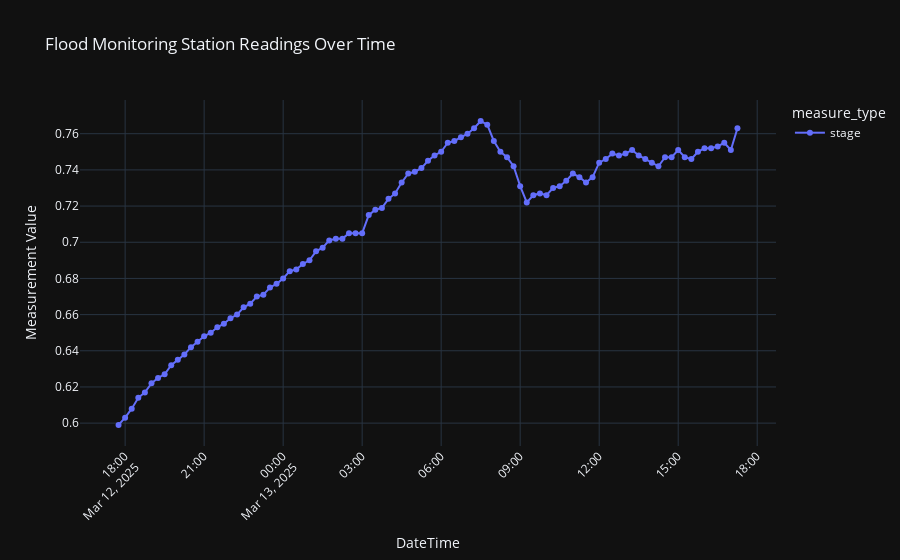

Notebook code cell kept with this figure:
### Code cell
import pandas as pd
import datetime
import requests
import plotly.express as px

# Calculate 24 hours ago from now in UTC
now_utc = datetime.datetime.utcnow()
since_str = (now_utc - datetime.timedelta(days=1)).strftime("%Y-%m-%dT%H:%M:%SZ")

# Construct the URL with parameters
url = f"https://environment.data.gov.uk/flood-monitoring/id/stations/E2043/readings?_sorted&since={since_str}&_limit=1000"

# Make the GET request
response = requests.get(url)

# Check if the request was successful
if response.status_code == 200:
    data = response.json()
    
    # Extract readings directly into a DataFrame
    def get_measure_type(measure_url):
        """Extracts the measure type from the measure URL."""
        return measure_url.split('/')[-1].split('-')[2]  # Get the third part after splitting

    readings_list = [
        {
            "dateTime": item["dateTime"],
            "measure_type": get_measure_type(item["measure"]),
            "value": item["value"],
        }
        for item in data.get("items", [])
    ]

    df = pd.DataFrame(readings_list)

    if not df.empty:
        # Convert 'dateTime' column to datetime format
        df["dateTime"] = pd.to_datetime(df["dateTime"])

        # Plot using Plotly
        fig = px.line(
            df,
            x="dateTime",
            y="value",
            color="measure_type",
            markers=True,
            title="Flood Monitoring Station Readings Over Time",
            labels={"value": "Measurement Value", "dateTime": "DateTime"},
        )

        fig.update_layout(
            xaxis_title="DateTime",
            yaxis_title="Measurement Value",
            xaxis_tickangle=-45,
            template="plotly_dark",  # Dark theme for better visualization
            hovermode="x unified",
        )

        fig.show()

### Figure 1 — Plotly figure (JSON) as saved in the notebook; plotly's stock layout.template omitted (floating-point values rounded to 4 significant figures)
{"data": [{"hovertemplate": "measure_type=stage<br>DateTime=%{x}<br>Measurement Value=%{y}<extra></extra>", "legendgroup": "stage", "line": {"color": "#636efa", "dash": "solid"}, "marker": {"symbol": "circle"}, "mode": "markers+lines", "name": "stage", "orientation": "v", "showlegend": true, "type": "scatter", "x": ["2025-03-13T17:15:00+00:00", "2025-03-13T17:00:00+00:00", "2025-03-13T16:45:00+00:00", "2025-03-13T16:30:00+00:00", "2025-03-13T16:15:00+00:00", "2025-03-13T16:00:00+00:00", "2025-03-13T15:45:00+00:00", "2025-03-13T15:30:00+00:00", "2025-03-13T15:15:00+00:00", "2025-03-13T15:00:00+00:00", "2025-03-13T14:45:00+00:00", "2025-03-13T14:30:00+00:00", "2025-03-13T14:15:00+00:00", "2025-03-13T14:00:00+00:00", "2025-03-13T13:45:00+00:00", "2025-03-13T13:30:00+00:00", "2025-03-13T13:15:00+00:00", "2025-03-13T13:00:00+00:00", "2025-03-13T12:45:00+00:00", "2025-03-13T12:30:00+00:00", "2025-03-13T12:15:00+00:00", "2025-03-13T12:00:00+00:00", "2025-03-13T11:45:00+00:00", "2025-03-13T11:30:00+00:00", "2025-03-13T11:15:00+00:00", "2025-03-13T11:00:00+00:00", "2025-03-13T10:45:00+00:00", "2025-03-13T10:30:00+00:00", "2025-03-13T10:15:00+00:00", "2025-03-13T10:00:00+00:00", "2025-03-13T09:45:00+00:00", "2025-03-13T09:30:00+00:00", "2025-03-13T09:15:00+00:00", "2025-03-13T09:00:00+00:00", "2025-03-13T08:45:00+00:00", "2025-03-13T08:30:00+00:00", "2025-03-13T08:15:00+00:00", "2025-03-13T08:00:00+00:00", "2025-03-13T07:45:00+00:00", "2025-03-13T07:30:00+00:00", "2025-03-13T07:15:00+00:00", "2025-03-13T07:00:00+00:00", "2025-03-13T06:45:00+00:00", "2025-03-13T06:30:00+00:00", "2025-03-13T06:15:00+00:00", "2025-03-13T06:00:00+00:00", "2025-03-13T05:45:00+00:00", "2025-03-13T05:30:00+00:00", "2025-03-13T05:15:00+00:00", "2025-03-13T05:00:00+00:00", "2025-03-13T04:45:00+00:00", "2025-03-13T04:30:00+00:00", "2025-03-13T04:15:00+00:00", "2025-03-13T04:00:00+00:00", "2025-03-13T03:45:00+00:00", "2025-03-13T03:30:00+00:00", "2025-03-13T03:15:00+00:00", "2025-03-13T03:00:00+00:00", "2025-03-13T02:45:00+00:00", "2025-03-13T02:30:00+00:00", "2025-03-13T02:15:00+00:00", "2025-03-13T02:00:00+00:00", "2025-03-13T01:45:00+00:00", "2025-03-13T01:30:00+00:00", "2025-03-13T01:15:00+00:00", "2025-03-13T01:00:00+00:00", "2025-03-13T00:45:00+00:00", "2025-03-13T00:30:00+00:00", "2025-03-13T00:15:00+00:00", "2025-03-13T00:00:00+00:00", "2025-03-12T23:45:00+00:00", "2025-03-12T23:30:00+00:00", "2025-03-12T23:15:00+00:00", "2025-03-12T23:00:00+00:00", "2025-03-12T22:45:00+00:00", "2025-03-12T22:30:00+00:00", "2025-03-12T22:15:00+00:00", "2025-03-12T22:00:00+00:00", "2025-03-12T21:45:00+00:00", "2025-03-12T21:30:00+00:00", "2025-03-12T21:15:00+00:00", "2025-03-12T21:00:00+00:00", "2025-03-12T20:45:00+00:00", "2025-03-12T20:30:00+00:00", "2025-03-12T20:15:00+00:00", "2025-03-12T20:00:00+00:00", "2025-03-12T19:45:00+00:00", "2025-03-12T19:30:00+00:00", "2025-03-12T19:15:00+00:00", "2025-03-12T19:00:00+00:00", "2025-03-12T18:45:00+00:00", "2025-03-12T18:30:00+00:00", "2025-03-12T18:15:00+00:00", "2025-03-12T18:00:00+00:00", "2025-03-12T17:45:00+00:00"], "xaxis": "x", "y": [0.763, 0.751, 0.755, 0.753, 0.752, 0.752, 0.75, 0.746, 0.747, 0.751, 0.747, 0.747, 0.742, 0.744, 0.746, 0.748, 0.751, 0.749, 0.748, 0.749, 0.746, 0.744, 0.736, 0.733, 0.736, 0.738, 0.734, 0.731, 0.73, 0.726, 0.727, 0.726, 0.722, 0.731, 0.742, 0.747, 0.75, 0.756, 0.765, 0.767, 0.763, 0.76, 0.758, 0.756, 0.755, 0.75, 0.748, 0.745, 0.741, 0.739, 0.738, 0.733, 0.727, 0.724, 0.719, 0.718, 0.715, 0.705, 0.705, 0.705, 0.702, 0.702, 0.701, 0.697, 0.695, 0.69, 0.688, 0.685, 0.684, 0.68, 0.677, 0.675, 0.671, 0.67, 0.666, 0.664, 0.66, 0.658, 0.655, 0.653, 0.65, 0.648, 0.645, 0.642, 0.638, 0.635, 0.632, 0.627, 0.625, 0.622, 0.617, 0.614, 0.608, 0.603, 0.599], "yaxis": "y"}], "layout": {"hovermode": "x unified", "legend": {"title": {"text": "measure_type"}, "tracegroupgap": 0}, "title": {"text": "Flood Monitoring Station Readings Over Time"}, "xaxis": {"anchor": "y", "domain": [0, 1], "tickangle": -45, "title": {"text": "DateTime"}}, "yaxis": {"anchor": "x", "domain": [0, 1], "title": {"text": "Measurement Value"}}}}
